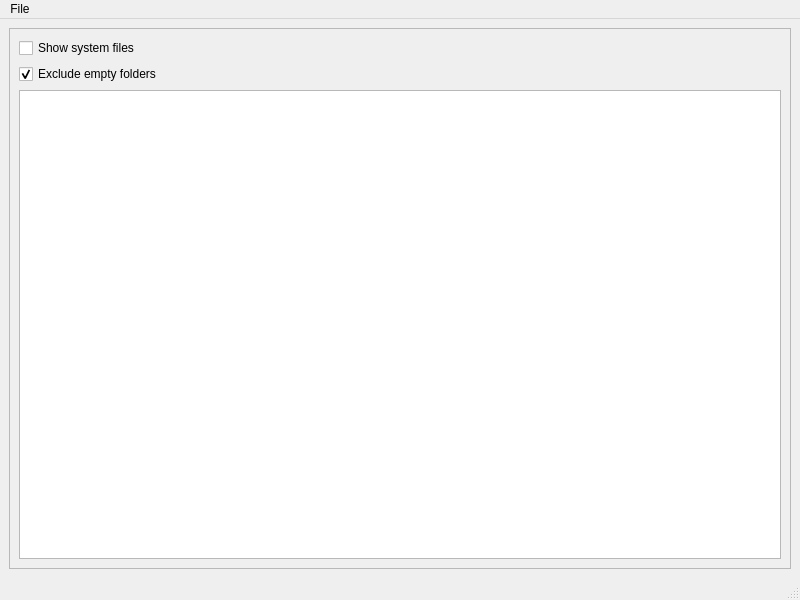
<?xml version="1.0" encoding="UTF-8"?>
<ui version="4.0">
 <class>Explorer</class>
 <widget class="QMainWindow" name="Explorer">
  <property name="windowModality">
   <enum>Qt::NonModal</enum>
  </property>
  <property name="geometry">
   <rect>
    <x>0</x>
    <y>0</y>
    <width>800</width>
    <height>600</height>
   </rect>
  </property>
  <property name="windowTitle">
   <string>Project Explorer</string>
  </property>
  <property name="windowIcon">
   <iconset resource="../UI_Icons.qrc">
    <normaloff>:/Icons/Icons/BiblionExplorer.png</normaloff>:/Icons/Icons/BiblionExplorer.png</iconset>
  </property>
  <widget class="QWidget" name="centralwidget">
   <layout class="QGridLayout" name="gridLayout">
    <item row="0" column="0">
     <widget class="QFrame" name="frame">
      <property name="frameShape">
       <enum>QFrame::StyledPanel</enum>
      </property>
      <property name="frameShadow">
       <enum>QFrame::Raised</enum>
      </property>
      <layout class="QGridLayout" name="gridLayout_2">
       <item row="0" column="0">
        <widget class="QCheckBox" name="show_system_files_checkbox">
         <property name="text">
          <string>Show system files</string>
         </property>
        </widget>
             </item>
             <item row="1" column="0">
        <widget class="QCheckBox" name="exclude_empty_checkbox">
         <property name="text">
          <string>Exclude empty folders</string>
         </property>
         <property name="checked">
          <bool>true</bool>
         </property>
        </widget>
       </item>
             <item row="2" column="0">
        <widget class="QTreeView" name="treeView"/>
       </item>
      </layout>
     </widget>
    </item>
   </layout>
  </widget>
  <widget class="QMenuBar" name="menubar">
   <property name="geometry">
    <rect>
     <x>0</x>
     <y>0</y>
     <width>800</width>
     <height>22</height>
    </rect>
   </property>
    <widget class="QMenu" name="menuFile">
     <property name="title">
      <string>File</string>
     </property>
     <addaction name="actionSelect_Folder"/>
     <addaction name="separator"/>
     <addaction name="actionOpen_Trash"/>
     <addaction name="actionRestore_From_Trash"/>
     <addaction name="actionRestore_From_Backup"/>
     <addaction name="separator"/>
     <addaction name="actionExit"/>
    </widget>
    <addaction name="menuFile"/>
  </widget>
  <widget class="QStatusBar" name="statusbar"/>
    <action name="actionSelect_Folder">
    <property name="text">
     <string>Select Current Folder</string>
    </property>
    <property name="toolTip">
     <string>Use the current folder selection and return it to the calling workflow.</string>
    </property>
    </action>
    <action name="actionOpen_Trash">
    <property name="text">
     <string>Open System Trash</string>
    </property>
    <property name="toolTip">
     <string>Open the operating system trash location.</string>
    </property>
    </action>
    <action name="actionRestore_From_Trash">
    <property name="text">
     <string>Restore From Trash...</string>
    </property>
    <property name="toolTip">
     <string>Restore a trashed item to its original folder or the current folder.</string>
    </property>
    </action>
    <action name="actionRestore_From_Backup">
    <property name="text">
     <string>Restore From Backup...</string>
    </property>
    <property name="toolTip">
     <string>Copy a selected backup file or folder into the currently selected folder.</string>
    </property>
    </action>
    <action name="actionExit">
    <property name="text">
     <string>Exit</string>
    </property>
    </action>
 </widget>
 <resources>
  <include location="../UI_Icons.qrc"/>
 </resources>
 <connections/>
</ui>
